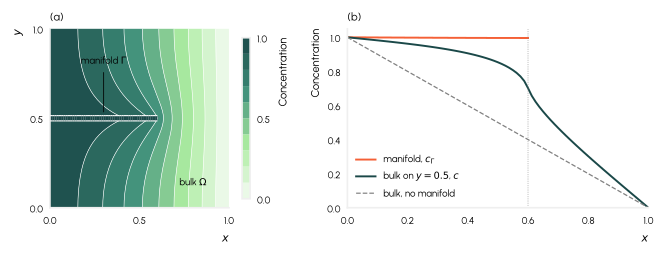

The Python source for this figure:
"""Illustration for Sec. 3: a fast-diffusing line embedded in a 2D bulk.

Dimensionless and illustrative only: no number here is physical.

A unit square bulk with diffusivity ``D`` is loaded on its left edge (c = 1) and
emptied on its right edge (c = 0). A manifold runs from the left edge to x = L_G along
y = 0.5. It carries its own concentration ``c_G`` with diffusivity ``D_G >> D`` and
exchanges with the bulk on both of its sides through ``J = k (c - c_G)``. The same
problem without the manifold is the 1D ramp ``c = 1 - x``.

Writes ``illustration.pdf``.
"""

import pathlib
import sys

sys.path.insert(0, str(pathlib.Path(__file__).resolve().parents[1]))

import dolfinx
import festim as F
import matplotlib.tri as mtri
from common import *
from matplotlib.collections import LineCollection
from mpi4py import MPI

D, D_G, K_EX, L_G = 1.0, 200.0, 20.0, 0.6
N = 80


def run():
    mesh = dolfinx.mesh.create_unit_square(MPI.COMM_WORLD, N, N)
    bulk = F.VolumeSubdomain(
        id=1,
        material=F.Material(D_0=D, E_D=0.0),
        locator=lambda x: np.full_like(x[0], True, dtype=bool),
    )
    gamma = F.VolumeSubdomain(
        id=2,
        material=F.Material(D_0=D_G, E_D=0.0),
        dim=1,
        locator=lambda x: np.isclose(x[1], 0.5) & (x[0] <= L_G + 1e-12),
    )
    left = F.SurfaceSubdomain(id=3, locator=lambda x: np.isclose(x[0], 0.0))
    right = F.SurfaceSubdomain(id=4, locator=lambda x: np.isclose(x[0], 1.0))
    mouth = F.SurfaceSubdomain(id=5, dim=0, locator=lambda x: np.isclose(x[0], 0.0))

    c = F.Species("c", subdomains=[bulk])
    c_g = F.Species("c_g", subdomains=[gamma])
    both = {"cb": c, "cg": c_g}

    model = F.HydrogenTransportProblemDiscontinuous(
        mesh=F.Mesh(mesh),
        species=[c, c_g],
        subdomains=[bulk, gamma, left, right, mouth],
        sources=[
            F.ParticleSource(
                value=lambda cg, cb: 2 * K_EX * (cb - cg),  # two faces
                species=c_g,
                volume=gamma,
                species_dependent_value=both,
            )
        ],
        boundary_conditions=[
            F.ParticleFluxBC(
                subdomain=gamma,
                value=lambda cg, cb: K_EX * (cg - cb),
                species=c,
                species_dependent_value=both,
            ),
            F.FixedConcentrationBC(subdomain=left, value=1.0, species=c),
            F.FixedConcentrationBC(subdomain=right, value=0.0, species=c),
            F.FixedConcentrationBC(subdomain=mouth, value=1.0, species=c_g),
        ],
        temperature=500,
        settings=F.Settings(atol=1e-12, rtol=1e-12, transient=False),
        exports=[
            F.SurfaceFlux(field=c, surface=right),
            F.SurfaceFlux(field=c, surface=left),
        ],
    )
    model.show_progress_bar = False
    model.initialise()
    model.run()
    print("flux out of the right edge:", model.exports[0].data[-1], "(no manifold: 1)")
    print("flux out of the left edge: ", model.exports[1].data[-1])
    return get(c, bulk), get(c_g, gamma)


def main():
    c, c_g = run()

    V = c.function_space
    xy = V.tabulate_dof_coordinates()[:, :2]
    n_cells = V.mesh.topology.index_map(2).size_local
    tri = mtri.Triangulation(
        xy[:, 0], xy[:, 1], np.array([V.dofmap.cell_dofs(i) for i in range(n_cells)])
    )

    fig, (ax, ax2) = plt.subplots(
        1, 2, figsize=(COL2, 2.6), gridspec_kw={"width_ratios": [1.0, 1.15]}
    )
    levels = np.linspace(0, 1, 11)
    cf = ax.tricontourf(tri, c.x.array, levels=levels, cmap=cmap)
    ax.tricontour(tri, c.x.array, levels=levels[1:-1], colors="white", linewidths=0.4)
    segments, values = manifold_segments(c_g)
    lc = LineCollection(
        segments, array=values, cmap=cmap, norm=cf.norm, lw=3.0, capstyle="butt"
    )
    ax.add_collection(
        LineCollection(segments, colors="white", lw=4.6, capstyle="butt")
    )
    ax.add_collection(lc)
    ax.set_aspect("equal")
    ax.set_xlabel(r"$x$")
    ax.set_ylabel(r"$y$")
    ax.set_xticks([0, 0.5, 1])
    ax.set_yticks([0, 0.5, 1])
    ax.annotate(
        r"manifold $\Gamma$", (0.3, 0.52), (0.3, 0.8), ha="center", fontsize=7,
        arrowprops={"arrowstyle": "-", "lw": 0.6},
    )
    ax.text(0.8, 0.12, r"bulk $\Omega$", ha="center", fontsize=7)
    fig.colorbar(cf, ax=ax, label="Concentration", ticks=[0, 0.5, 1], shrink=0.9)
    ax.set_title("(a)", loc="left")

    # profiles along y = 0.5
    on_line = np.isclose(xy[:, 1], 0.5)
    order = np.argsort(xy[on_line, 0])
    xg, cg = sorted_line(c_g)
    ax2.plot(xg[:, 0], cg, color=PALETTE[2], label=r"manifold, $c_\Gamma$")
    ax2.plot(
        xy[on_line, 0][order], c.x.array[on_line][order], color=PALETTE[0],
        label=r"bulk on $y=0.5$, $c$",
    )
    ax2.plot([0, 1], [1, 0], color="grey", lw=0.9, ls="--", label="bulk, no manifold")
    ax2.axvline(L_G, color="grey", lw=0.5, ls=":")
    ax2.set_xlabel(r"$x$")
    ax2.set_ylabel("Concentration")
    ax2.set_xlim(0, 1)
    ax2.set_ylim(0, 1.05)
    ax2.legend(loc="lower left")
    ax2.set_title("(b)", loc="left")
    fig.tight_layout()
    savefig(fig, __file__, "illustration")


if __name__ == "__main__":
    main()
